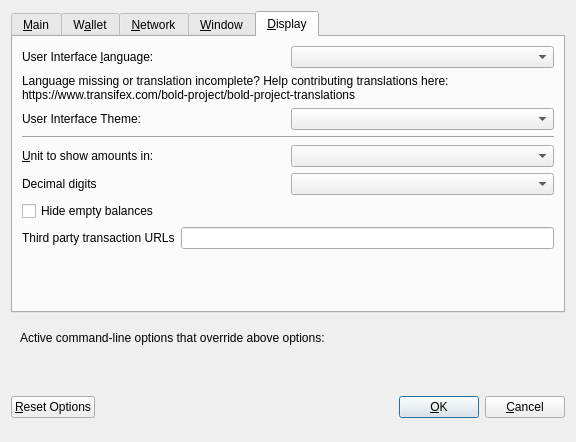
<?xml version="1.0" encoding="UTF-8"?>
<ui version="4.0">
 <class>OptionsDialog</class>
 <widget class="QDialog" name="OptionsDialog">
  <property name="geometry">
   <rect>
    <x>0</x>
    <y>0</y>
    <width>576</width>
    <height>442</height>
   </rect>
  </property>
  <property name="windowTitle">
   <string>Options</string>
  </property>
  <property name="modal">
   <bool>true</bool>
  </property>
  <layout class="QVBoxLayout" name="verticalLayout">
   <item>
    <widget class="QTabWidget" name="tabWidget">
     <property name="currentIndex">
      <number>4</number>
     </property>
     <widget class="QWidget" name="tabMain">
      <attribute name="title">
       <string>&amp;Main</string>
      </attribute>
      <layout class="QVBoxLayout" name="verticalLayout_Main">
       <item>
        <widget class="QCheckBox" name="bitcoinAtStartup">
         <property name="toolTip">
          <string>Automatically start Bold after logging in to the system.</string>
         </property>
         <property name="text">
          <string>&amp;Start Bold on system login</string>
         </property>
        </widget>
       </item>
       <item>
        <layout class="QHBoxLayout" name="horizontalLayout_2_Main">
         <item>
          <widget class="QLabel" name="databaseCacheLabel">
           <property name="text">
            <string>Size of &amp;database cache</string>
           </property>
           <property name="textFormat">
            <enum>Qt::PlainText</enum>
           </property>
           <property name="buddy">
            <cstring>databaseCache</cstring>
           </property>
          </widget>
         </item>
         <item>
          <widget class="QSpinBox" name="databaseCache"/>
         </item>
         <item>
          <widget class="QLabel" name="databaseCacheUnitLabel">
           <property name="text">
            <string>MB</string>
           </property>
           <property name="textFormat">
            <enum>Qt::PlainText</enum>
           </property>
          </widget>
         </item>
         <item>
          <spacer name="horizontalSpacer_2_Main">
           <property name="orientation">
            <enum>Qt::Horizontal</enum>
           </property>
           <property name="sizeHint" stdset="0">
            <size>
             <width>40</width>
             <height>20</height>
            </size>
           </property>
          </spacer>
         </item>
        </layout>
       </item>
       <item>
        <layout class="QHBoxLayout" name="horizontalLayout_3_Main">
         <item>
          <widget class="QLabel" name="threadsScriptVerifLabel">
           <property name="text">
            <string>Number of script &amp;verification threads</string>
           </property>
           <property name="textFormat">
            <enum>Qt::PlainText</enum>
           </property>
           <property name="buddy">
            <cstring>threadsScriptVerif</cstring>
           </property>
          </widget>
         </item>
         <item>
          <widget class="QSpinBox" name="threadsScriptVerif">
           <property name="toolTip">
            <string>(0 = auto, &lt;0 = leave that many cores free)</string>
           </property>
          </widget>
         </item>
         <item>
          <spacer name="horizontalSpacer_3_Main">
           <property name="orientation">
            <enum>Qt::Horizontal</enum>
           </property>
           <property name="sizeHint" stdset="0">
            <size>
             <width>40</width>
             <height>20</height>
            </size>
           </property>
          </spacer>
         </item>
        </layout>
       </item>
       <item>
        <spacer name="verticalSpacer_2">
         <property name="orientation">
          <enum>Qt::Vertical</enum>
         </property>
         <property name="sizeHint" stdset="0">
          <size>
           <width>20</width>
           <height>40</height>
          </size>
         </property>
        </spacer>
       </item>
      </layout>
     </widget>
     <widget class="QWidget" name="tabWallet">
      <attribute name="title">
       <string>W&amp;allet</string>
      </attribute>
      <layout class="QVBoxLayout" name="verticalLayout_Wallet">
       <item>
        <layout class="QHBoxLayout" name="horizontalLayout_2_Wallet">
         <item>
          <widget class="QLabel" name="labelStakeSplitThresholdText">
           <property name="text">
            <string>Stake split threshold:</string>
           </property>
          </widget>
         </item>
         <item>
          <widget class="QSpinBox" name="spinBoxStakeSplitThreshold">
           <property name="minimum">
            <number>1</number>
           </property>
           <property name="maximum">
            <number>999999</number>
           </property>
          </widget>
         </item>
        </layout>
       </item>
       <item>
        <widget class="QGroupBox" name="groupBox">
         <property name="title">
          <string>Expert</string>
         </property>
         <layout class="QVBoxLayout" name="verticalLayout_2">
          <item>
           <widget class="QCheckBox" name="coinControlFeatures">
            <property name="toolTip">
             <string>Whether to show coin control features or not.</string>
            </property>
            <property name="text">
             <string>Enable coin &amp;control features</string>
            </property>
           </widget>
          </item>
          <item>
           <widget class="QCheckBox" name="showMasternodesTab">
            <property name="toolTip">
             <string>Show additional tab listing all your masternodes in first sub-tab&lt;br/&gt;and all masternodes on the network in second sub-tab.</string>
            </property>
            <property name="text">
             <string>Show Masternodes Tab</string>
            </property>
           </widget>
          </item>
          <item>
           <widget class="QCheckBox" name="spendZeroConfChange">
            <property name="toolTip">
             <string>If you disable the spending of unconfirmed change, the change from a transaction&lt;br/&gt;cannot be used until that transaction has at least one confirmation.&lt;br/&gt;This also affects how your balance is computed.</string>
            </property>
            <property name="text">
             <string>&amp;Spend unconfirmed change</string>
            </property>
           </widget>
          </item>
         </layout>
        </widget>
       </item>
       <item>
        <spacer name="verticalSpacer_Wallet">
         <property name="orientation">
          <enum>Qt::Vertical</enum>
         </property>
         <property name="sizeHint" stdset="0">
          <size>
           <width>20</width>
           <height>40</height>
          </size>
         </property>
        </spacer>
       </item>
      </layout>
     </widget>
     <widget class="QWidget" name="tabNetwork">
      <attribute name="title">
       <string>&amp;Network</string>
      </attribute>
      <layout class="QVBoxLayout" name="verticalLayout_Network">
       <item>
        <widget class="QCheckBox" name="mapPortUpnp">
         <property name="toolTip">
          <string>Automatically open the Bold client port on the router. This only works when your router supports UPnP and it is enabled.</string>
         </property>
         <property name="text">
          <string>Map port using &amp;UPnP</string>
         </property>
        </widget>
       </item>
       <item>
        <widget class="QCheckBox" name="allowIncoming">
         <property name="toolTip">
          <string>Accept connections from outside</string>
         </property>
         <property name="text">
          <string>Allow incoming connections</string>
         </property>
        </widget>
       </item>
       <item>
        <widget class="QCheckBox" name="connectSocks">
         <property name="toolTip">
          <string>Connect to the Bold network through a SOCKS5 proxy.</string>
         </property>
         <property name="text">
          <string>&amp;Connect through SOCKS5 proxy (default proxy):</string>
         </property>
        </widget>
       </item>
       <item>
        <layout class="QHBoxLayout" name="horizontalLayout_1_Network">
         <item>
          <widget class="QLabel" name="proxyIpLabel">
           <property name="text">
            <string>Proxy &amp;IP:</string>
           </property>
           <property name="textFormat">
            <enum>Qt::PlainText</enum>
           </property>
           <property name="buddy">
            <cstring>proxyIp</cstring>
           </property>
          </widget>
         </item>
         <item>
          <widget class="QValidatedLineEdit" name="proxyIp">
           <property name="minimumSize">
            <size>
             <width>140</width>
             <height>0</height>
            </size>
           </property>
           <property name="maximumSize">
            <size>
             <width>140</width>
             <height>16777215</height>
            </size>
           </property>
           <property name="toolTip">
            <string>IP address of the proxy (e.g. IPv4: 127.0.0.1 / IPv6: ::1)</string>
           </property>
          </widget>
         </item>
         <item>
          <widget class="QLabel" name="proxyPortLabel">
           <property name="text">
            <string>&amp;Port:</string>
           </property>
           <property name="textFormat">
            <enum>Qt::PlainText</enum>
           </property>
           <property name="buddy">
            <cstring>proxyPort</cstring>
           </property>
          </widget>
         </item>
         <item>
          <widget class="QLineEdit" name="proxyPort">
           <property name="minimumSize">
            <size>
             <width>55</width>
             <height>0</height>
            </size>
           </property>
           <property name="maximumSize">
            <size>
             <width>55</width>
             <height>16777215</height>
            </size>
           </property>
           <property name="toolTip">
            <string>Port of the proxy (e.g. 9050)</string>
           </property>
          </widget>
         </item>
         <item>
          <spacer name="horizontalSpacer_1_Network">
           <property name="orientation">
            <enum>Qt::Horizontal</enum>
           </property>
           <property name="sizeHint" stdset="0">
            <size>
             <width>40</width>
             <height>20</height>
            </size>
           </property>
          </spacer>
         </item>
        </layout>
       </item>
       <item>
        <spacer name="verticalSpacer_Network">
         <property name="orientation">
          <enum>Qt::Vertical</enum>
         </property>
         <property name="sizeHint" stdset="0">
          <size>
           <width>20</width>
           <height>40</height>
          </size>
         </property>
        </spacer>
       </item>
      </layout>
     </widget>
     <widget class="QWidget" name="tabWindow">
      <attribute name="title">
       <string>&amp;Window</string>
      </attribute>
      <layout class="QVBoxLayout" name="verticalLayout_Window">
       <item>
        <widget class="QCheckBox" name="minimizeToTray">
         <property name="toolTip">
          <string>Show only a tray icon after minimizing the window.</string>
         </property>
         <property name="text">
          <string>&amp;Minimize to the tray instead of the taskbar</string>
         </property>
        </widget>
       </item>
       <item>
        <widget class="QCheckBox" name="minimizeOnClose">
         <property name="toolTip">
          <string>Minimize instead of exit the application when the window is closed. When this option is enabled, the application will be closed only after selecting Quit in the menu.</string>
         </property>
         <property name="text">
          <string>M&amp;inimize on close</string>
         </property>
        </widget>
       </item>
       <item>
        <spacer name="verticalSpacer_Window">
         <property name="orientation">
          <enum>Qt::Vertical</enum>
         </property>
         <property name="sizeHint" stdset="0">
          <size>
           <width>20</width>
           <height>40</height>
          </size>
         </property>
        </spacer>
       </item>
      </layout>
     </widget>
     <widget class="QWidget" name="tabDisplay">
      <attribute name="title">
       <string>&amp;Display</string>
      </attribute>
      <layout class="QVBoxLayout" name="verticalLayout_Display">
       <item>
        <layout class="QHBoxLayout" name="horizontalLayout_1_Display">
         <item>
          <widget class="QLabel" name="langLabel">
           <property name="text">
            <string>User Interface &amp;language:</string>
           </property>
           <property name="textFormat">
            <enum>Qt::PlainText</enum>
           </property>
           <property name="buddy">
            <cstring>lang</cstring>
           </property>
          </widget>
         </item>
         <item>
          <widget class="QValueComboBox" name="lang">
           <property name="toolTip">
            <string>The user interface language can be set here. This setting will take effect after restarting Bold.</string>
           </property>
          </widget>
         </item>
        </layout>
       </item>
       <item>
        <widget class="QLabel" name="label_3">
         <property name="toolTip">
          <string notr="true"/>
         </property>
         <property name="statusTip">
          <string notr="true"/>
         </property>
         <property name="whatsThis">
          <string notr="true"/>
         </property>
         <property name="accessibleName">
          <string notr="true"/>
         </property>
         <property name="text">
          <string>Language missing or translation incomplete? Help contributing translations here:
https://www.transifex.com/bold-project/bold-project-translations</string>
         </property>
         <property name="wordWrap">
          <bool>true</bool>
         </property>
         <property name="openExternalLinks">
          <bool>true</bool>
         </property>
         <property name="textInteractionFlags">
          <set>Qt::TextBrowserInteraction</set>
         </property>
        </widget>
       </item>
       <item>
        <layout class="QHBoxLayout" name="horizontalLayout_4_Display" stretch="0,0">
         <item>
          <widget class="QLabel" name="themeLabel">
           <property name="text">
            <string>User Interface Theme:</string>
           </property>
          </widget>
         </item>
         <item>
          <widget class="QValueComboBox" name="theme"/>
         </item>
        </layout>
       </item>
       <item>
        <widget class="Line" name="line">
         <property name="orientation">
          <enum>Qt::Horizontal</enum>
         </property>
        </widget>
       </item>
       <item>
        <layout class="QHBoxLayout" name="horizontalLayout_2_Display">
         <item>
          <widget class="QLabel" name="unitLabel">
           <property name="text">
            <string>&amp;Unit to show amounts in:</string>
           </property>
           <property name="textFormat">
            <enum>Qt::PlainText</enum>
           </property>
           <property name="buddy">
            <cstring>unit</cstring>
           </property>
          </widget>
         </item>
         <item>
          <widget class="QValueComboBox" name="unit">
           <property name="toolTip">
            <string>Choose the default subdivision unit to show in the interface and when sending coins.</string>
           </property>
          </widget>
         </item>
        </layout>
       </item>
       <item>
        <layout class="QHBoxLayout" name="horizontalLayout_5_Display">
         <item>
          <widget class="QLabel" name="digitsLabel">
           <property name="text">
            <string>Decimal digits</string>
           </property>
          </widget>
         </item>
         <item>
          <widget class="QValueComboBox" name="digits"/>
         </item>
        </layout>
       </item>
       <item>
        <widget class="QCheckBox" name="checkBoxHideZeroBalances">
         <property name="toolTip">
          <string>Hide empty balances</string>
         </property>
         <property name="layoutDirection">
          <enum>Qt::LeftToRight</enum>
         </property>
         <property name="text">
          <string>Hide empty balances</string>
         </property>
        </widget>
       </item>
       <item>
        <layout class="QHBoxLayout" name="horizontalLayout_3_Display">
         <item>
          <widget class="QLabel" name="thirdPartyTxUrlsLabel">
           <property name="toolTip">
            <string>Third party URLs (e.g. a block explorer) that appear in the transactions tab as context menu items. %s in the URL is replaced by transaction hash. Multiple URLs are separated by vertical bar |.</string>
           </property>
           <property name="text">
            <string>Third party transaction URLs</string>
           </property>
           <property name="buddy">
            <cstring>thirdPartyTxUrls</cstring>
           </property>
          </widget>
         </item>
         <item>
          <widget class="QLineEdit" name="thirdPartyTxUrls">
           <property name="toolTip">
            <string>Third party URLs (e.g. a block explorer) that appear in the transactions tab as context menu items. %s in the URL is replaced by transaction hash. Multiple URLs are separated by vertical bar |.</string>
           </property>
          </widget>
         </item>
        </layout>
       </item>
       <item>
        <spacer name="verticalSpacer">
         <property name="orientation">
          <enum>Qt::Vertical</enum>
         </property>
         <property name="sizeHint" stdset="0">
          <size>
           <width>20</width>
           <height>40</height>
          </size>
         </property>
        </spacer>
       </item>
      </layout>
     </widget>
    </widget>
   </item>
   <item>
    <widget class="QFrame" name="frame">
     <layout class="QVBoxLayout" name="verticalLayout_Bottom">
      <item>
       <layout class="QHBoxLayout" name="horizontalLayout_Bottom">
        <item>
         <widget class="QLabel" name="overriddenByCommandLineInfoLabel">
          <property name="text">
           <string>Active command-line options that override above options:</string>
          </property>
          <property name="textFormat">
           <enum>Qt::PlainText</enum>
          </property>
         </widget>
        </item>
        <item>
         <spacer name="horizontalSpacer_Bottom">
          <property name="orientation">
           <enum>Qt::Horizontal</enum>
          </property>
          <property name="sizeHint" stdset="0">
           <size>
            <width>40</width>
            <height>20</height>
           </size>
          </property>
         </spacer>
        </item>
       </layout>
      </item>
      <item>
       <widget class="QLabel" name="overriddenByCommandLineLabel">
        <property name="text">
         <string/>
        </property>
        <property name="textFormat">
         <enum>Qt::PlainText</enum>
        </property>
        <property name="wordWrap">
         <bool>true</bool>
        </property>
       </widget>
      </item>
     </layout>
    </widget>
   </item>
   <item>
    <layout class="QHBoxLayout" name="horizontalLayout_Buttons">
     <item>
      <widget class="QPushButton" name="resetButton">
       <property name="toolTip">
        <string>Reset all client options to default.</string>
       </property>
       <property name="text">
        <string>&amp;Reset Options</string>
       </property>
       <property name="autoDefault">
        <bool>false</bool>
       </property>
      </widget>
     </item>
     <item>
      <spacer name="horizontalSpacer_1">
       <property name="orientation">
        <enum>Qt::Horizontal</enum>
       </property>
       <property name="sizeHint" stdset="0">
        <size>
         <width>40</width>
         <height>48</height>
        </size>
       </property>
      </spacer>
     </item>
     <item>
      <widget class="QLabel" name="statusLabel">
       <property name="minimumSize">
        <size>
         <width>200</width>
         <height>0</height>
        </size>
       </property>
       <property name="font">
        <font>
         <weight>75</weight>
         <bold>true</bold>
        </font>
       </property>
       <property name="text">
        <string/>
       </property>
       <property name="textFormat">
        <enum>Qt::PlainText</enum>
       </property>
       <property name="wordWrap">
        <bool>true</bool>
       </property>
      </widget>
     </item>
     <item>
      <spacer name="horizontalSpacer_2">
       <property name="orientation">
        <enum>Qt::Horizontal</enum>
       </property>
       <property name="sizeHint" stdset="0">
        <size>
         <width>40</width>
         <height>48</height>
        </size>
       </property>
      </spacer>
     </item>
     <item>
      <widget class="QPushButton" name="okButton">
       <property name="text">
        <string>&amp;OK</string>
       </property>
       <property name="autoDefault">
        <bool>false</bool>
       </property>
       <property name="default">
        <bool>true</bool>
       </property>
      </widget>
     </item>
     <item>
      <widget class="QPushButton" name="cancelButton">
       <property name="text">
        <string>&amp;Cancel</string>
       </property>
       <property name="autoDefault">
        <bool>false</bool>
       </property>
      </widget>
     </item>
    </layout>
   </item>
  </layout>
 </widget>
 <customwidgets>
  <customwidget>
   <class>QValidatedLineEdit</class>
   <extends>QLineEdit</extends>
   <header>qvalidatedlineedit.h</header>
  </customwidget>
  <customwidget>
   <class>QValueComboBox</class>
   <extends>QComboBox</extends>
   <header>qvaluecombobox.h</header>
  </customwidget>
 </customwidgets>
 <resources/>
 <connections/>
</ui>
